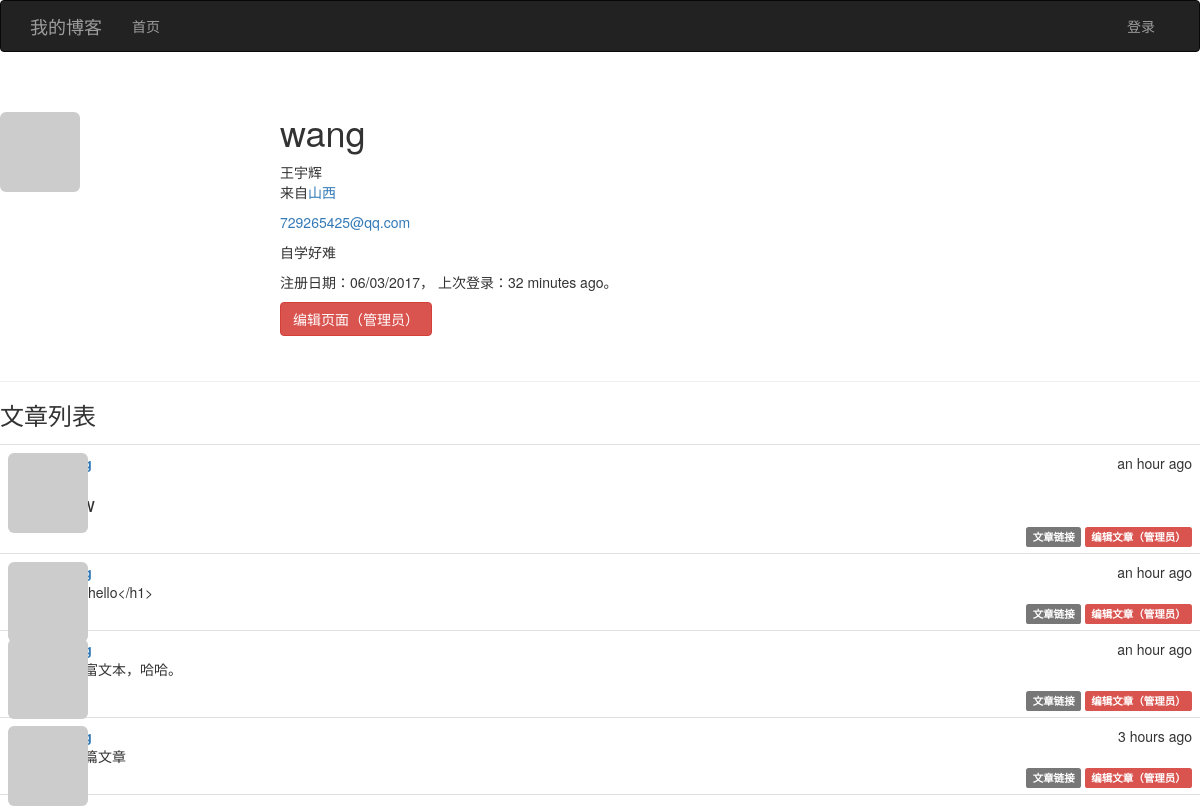
The page /user/wang on the database its author committed.
### app/models.py (models this page shows, shortened)
class User(UserMixin,db.Model):
    __tablename__='users'
    id = db.Column(db.Integer, primary_key=True)
    email = db.Column(db.String(64), unique=True, index=True)
    username = db.Column(db.String(64), unique=True, index=True)
    password_hash = db.Column(db.String(128))
    confirmed = db.Column(db.Boolean, default=False)
    role_id = db.Column(db.Integer, db.ForeignKey('roles.id'))
    name = db.Column(db.String(64))
    location = db.Column(db.String(64))
    about_me = db.Column(db.Text())
    member_since = db.Column(db.DateTime(), default=datetime.utcnow)
    last_seen = db.Column(db.DateTime(), default=datetime.utcnow)
    avatar_hash = db.Column(db.String(32))
    posts = db.relationship('Post', backref='author', lazy='dynamic')
    @property
    def password(self):
        raise AttributeError('password is not a readable attribute')
    def gravatar(self, size=100, default='identicon', rating='g'):
        if request.is_secure:
            url = 'http://secure.gravatar.com/avatar'
        else:
            url = 'http://www.gravatar.com/avatar'
        hash = self.avatar_hash or hashlib.md5(
            self.email.encode('utf-8')).hexdigest()
        return '{url}/{hash}?s={size}&d={default}&r={rating}'.format(
            url=url, hash=hash, size=size, default=default, rating=rating)

class Post(db.Model):
    __tablename__ = 'posts'
    id = db.Column(db.Integer, primary_key=True)
    body = db.Column(db.Text)
    body_html = db.Column(db.Text)
    timestamp = db.Column(db.DateTime, index=True, default=datetime.utcnow)
    author_id = db.Column(db.Integer, db.ForeignKey('users.id'))

### app/main/views.py (the view)
@main.route('/user/<username>')
def user(username):
    user = User.query.filter_by(username=username).first()
    if user is None:
        abort(404)
    posts = user.posts.order_by(Post.timestamp.desc()).all()
    return render_template('user.html', user=user, posts=posts)

### app/auth/views.py (called while the page is built)
@auth.before_app_request
def before_request():
    if current_user.is_authenticated:
        current_user.ping()
        if not current_user.confirmed \
            and request.endpoint \
            and request.endpoint[:5] != 'auth.' \
            and request.endpoint != 'static':
            return redirect(url_for('auth.unconfirmed'))

### app/main/__init__.py (called while the page is built)
@main.app_context_processor
def inject_permissions():
    return dict(Permission=Permission)

### app/templates/user.html (shortened to what this page needs)
{% extends "base.html" %}
{% import "bootstrap/wtf.html" as wtf %}
{% block page_content %}
<div class="page-header">
    <img class="img-rounded profile-thumbnail" src="{{ user.gravatar(size=256) }}">
    <div class="profile-header">
        <h1>{{ user.username }}</h1>
        {% if user.name or user.location %}
        <p>
            {% if user.name %}{{ user.name }}<br>{% endif %}
            {% if user.location %}来自<a href="http://map.baidu.com/?q={{ user.location }}">{{ user.location }}</a>{% endif %}
        </p>
        {% endif %}
        {% if current_user.is_administrator %}
        <p><a href="mailto:{{ user.email }}">{{ user.email }}</a></p>
        {% endif %}
        {% if user.about_me %}<p>{{ user.about_me }}</p>{% endif %}
        <p>
            注册日期：{{ moment(user.member_since).format('L') }}，
            上次登录：{{ moment(user.last_seen).fromNow() }}。
        </p>
        <p>
            {% if current_user.is_administrator %}
            <a class="btn btn-danger" href="{{ url_for('main.edit_profile_admin', id=user.id) }}">编辑页面（管理员）</a>
            {% endif %}
    </div>
</div>
<h3>文章列表</h3>
{% include "_posts.html" %}
{% endblock %}

### app/templates/base.html (shortened to what this page needs)
{% extends "bootstrap/base.html" %}
{% block head %}
{{ super() }}
<link rel="stylesheet" type="text/css" href="{{ url_for('static', filename='styles.css') }}">
{% endblock %}
{% block navbar %}
<div class="navbar navbar-inverse" role="navigation">
    <div class="container">
        <div class="navbar-header">
            <a class="navbar-brand" href="{{ url_for('main.index') }}">我的博客</a>
         </div>
        <div class="navbar-collapse collapse">
            <ul class="nav navbar-nav">
                <li><a href="{{ url_for('main.index') }}">首页</a> </li>
            </ul>
            <ul class="nav navbar-nav navbar-right">
                {% if current_user.is_authenticated %}
                <li class="dropdown">
                    <a href="#" class="dropdown-toggle" data-toggle="dropdown">
                        <img src="{{ current_user.gravatar(size=18) }}">
                        账户<b class="caret"></b>
                    </a>
                    <ul class="dropdown-menu">
                        <li><a href="{{ url_for('auth.change_password') }}">修改密码</a> </li>
                        <li><a href="{{ url_for('auth.change_email_request') }}">修改邮箱</a> </li>
                        <li><a href="{{ url_for('auth.logout') }}">退出账户</a> </li>
                    </ul>
                </li>
                {% else %}
                <li><a href="{{ url_for('auth.login') }}">登录</a></li>
                {% endif %}
            </ul>
         </div>
    </div>
</div>
{% endblock %}
{% block content %}
{% block page_content %}
{% endblock %}
{% endblock %}

### app/templates/_posts.html (shortened to what this page needs)
<ul class="posts">
    {% for post in posts %}
    <li class="post">
        <div class="profile-thumbnail">
            <a href="{{ url_for('.user', username=post.author.username) }}">
                <img class="img-rounded profile-thumbnail" src="{{ post.author.gravatar(size=40) }}">
            </a>
        </div>
        <div class="post-content">
            <div class="post-date">{{ moment(post.timestamp).fromNow() }}</div>
            <div class="post-author">
                <a href="{{ url_for('.user', username=post.author.username) }}">
                </a>
            </div>
            <div class="post-body">
                {% if post.body_html %}
                {{ post.body_html | safe }}
                {% else %}
                {{ post.body }}
                {% endif %}
            </div>
            <div class="post-footer">
                <a href="{{ url_for('.post', id=post.id) }}">
                    <span class="label label-default">文章链接</span>
                </a>
                {% if current_user == post.author %}
                <a href="{{ url_for('.edit', id=post.id) }}">
                    <span class="label label-primary">编辑文章</span>
                </a>
                {% elif current_user.is_administrator %}
                <a href="{{ url_for('.edit', id=post.id) }}">
                    <span class="label label-danger">编辑文章（管理员）</span>
                </a>
                {% endif %}
            </div>
        </div>
    </li>
    {% endfor %}
</ul>

### app/static/styles.css (style rules this page uses)
.profile-thumbnail { position: absolute; }
.profile-header { min-height: 260px; margin-left: 280px; }
ul.posts { list-style-type: none; padding: 0px; margin: 16px 0px 0px 0px; border-top: 1px solid #e0e0e0; }
ul.posts li.post { padding: 8px; border-bottom: 1px solid #e0e0e0; }
div.post-date { float: right; }
div.post-author { font-weight: bold; }
div.post-content { margin-left: 48px; min-height: 48px; }
div.post-footer { text-align: right; }
.post-body h1 { font-size: 140%; }

### rows shown on the page
User: username "wang", name "王宇辉", location "山西", email "729265425@qq.com", about_me "自学好难", member_since "06/03/2017", last_seen "32 minutes ago"
Post: timestamp "an hour ago"
Post: timestamp "an hour ago", body "<h1>hello</h1>"
Post: timestamp "an hour ago", body_html "添加富文本，哈哈。"
Post: timestamp "3 hours ago", body "第一篇文章"
